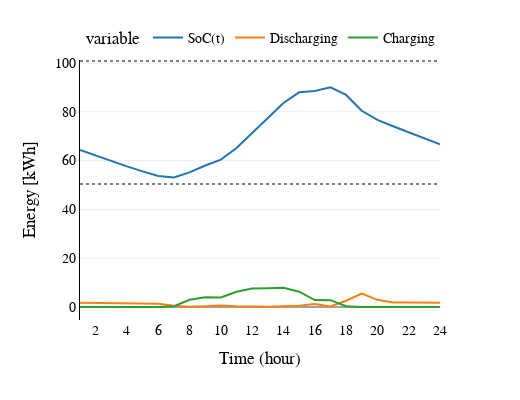

The cell this chart's notebook holds for it:
### Code cell
soc = tabla_resultados.groupby(["hora"])['SOC(t)_bateria','energia_descarga_bateria','energia_carga_bateria'].mean().reset_index()
soc.columns=['hour', 'SoC(t)', 'Discharging', 'Charging']
graficar(tipo='linea',
         lista_campos=['SoC(t)', 'Discharging', 'Charging'],
         titulo="",
        df=soc)

### Figure 1 — Plotly figure (JSON) as saved in the notebook; plotly's stock layout.template omitted (floating-point values rounded to 4 significant figures)
{"data": [{"hovertemplate": "variable=SoC(t)<br>hour=%{x}<br>value=%{y}<extra></extra>", "legendgroup": "SoC(t)", "line": {"color": "#1F77B4", "dash": "solid"}, "mode": "lines", "name": "SoC(t)", "orientation": "v", "showlegend": true, "type": "scatter", "x": [1, 2, 3, 4, 5, 6, 7, 8, 9, 10, 11, 12, 13, 14, 15, 16, 17, 18, 19, 20, 21, 22, 23, 24], "xaxis": "x", "y": [64.4, 62.08, 59.82, 57.64, 55.59, 53.7, 53.04, 55.18, 57.99, 60.37, 65.12, 71.27, 77.45, 83.59, 87.97, 88.49, 90.04, 86.89, 80.4, 76.64, 74.04, 71.54, 69.08, 66.65], "yaxis": "y"}, {"hovertemplate": "variable=Discharging<br>hour=%{x}<br>value=%{y}<extra></extra>", "legendgroup": "Discharging", "line": {"color": "#FF7F0E", "dash": "solid"}, "mode": "lines", "name": "Discharging", "orientation": "v", "showlegend": true, "type": "scatter", "x": [1, 2, 3, 4, 5, 6, 7, 8, 9, 10, 11, 12, 13, 14, 15, 16, 17, 18, 19, 20, 21, 22, 23, 24], "xaxis": "x", "y": [1.732, 1.698, 1.655, 1.601, 1.497, 1.353, 0.4859, 0.06834, 0.3193, 0.6286, 0.3502, 0.1218, 0.1156, 0.2671, 0.5314, 1.252, 0.2391, 2.57, 5.488, 2.934, 1.861, 1.795, 1.774, 1.766], "yaxis": "y"}, {"hovertemplate": "variable=Charging<br>hour=%{x}<br>value=%{y}<extra></extra>", "legendgroup": "Charging", "line": {"color": "#2CA02C", "dash": "solid"}, "mode": "lines", "name": "Charging", "orientation": "v", "showlegend": true, "type": "scatter", "x": [1, 2, 3, 4, 5, 6, 7, 8, 9, 10, 11, 12, 13, 14, 15, 16, 17, 18, 19, 20, 21, 22, 23, 24], "xaxis": "x", "y": [0, 0, 0, 0, 0, 0, 0.3348, 2.941, 4.009, 3.914, 6.247, 7.574, 7.652, 7.85, 6.262, 2.853, 2.813, 0.3461, 0, 0, 0, 0, 0, 0], "yaxis": "y"}], "layout": {"font": {"color": "black", "family": "Times New Roman", "size": 14}, "height": 400, "legend": {"font": {"size": 14}, "orientation": "h", "title": {"text": "variable"}, "tracegroupgap": 0, "x": 1, "xanchor": "right", "y": 1.02, "yanchor": "bottom"}, "margin": {"t": 60}, "shapes": [{"line": {"color": "gray", "dash": "dot", "width": 2}, "opacity": 1, "type": "line", "x0": 0, "x1": 1, "xref": "paper", "y0": 50.4, "y1": 50.4, "yref": "y"}, {"line": {"color": "gray", "dash": "dot", "width": 2}, "opacity": 1, "type": "line", "x0": 0, "x1": 1, "xref": "paper", "y0": 100.8, "y1": 100.8, "yref": "y"}], "title": {"font": {"family": "Times New Roman"}}, "width": 520, "xaxis": {"anchor": "y", "domain": [0, 1], "linecolor": "black", "nticks": 15, "showline": false, "title": {"text": "Time (hour)"}}, "yaxis": {"anchor": "x", "domain": [0, 1], "linecolor": "black", "nticks": 10, "showline": true, "title": {"text": "Energy [kWh]"}}}}
